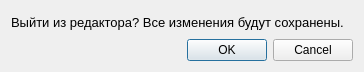
<?xml version="1.0" encoding="UTF-8"?>
<ui version="4.0">
 <class>Dialog</class>
 <widget class="QDialog" name="Dialog">
  <property name="geometry">
   <rect>
    <x>0</x>
    <y>0</y>
    <width>364</width>
    <height>72</height>
   </rect>
  </property>
  <property name="windowTitle">
   <string>Выход из редактора</string>
  </property>
  <layout class="QVBoxLayout" name="verticalLayout">
   <item>
    <widget class="QLabel" name="label">
     <property name="font">
      <font>
       <pointsize>10</pointsize>
      </font>
     </property>
     <property name="text">
      <string>Выйти из редактора? Все изменения будут сохранены.</string>
     </property>
    </widget>
   </item>
   <item>
    <widget class="QDialogButtonBox" name="buttonBox">
     <property name="orientation">
      <enum>Qt::Horizontal</enum>
     </property>
     <property name="standardButtons">
      <set>QDialogButtonBox::Cancel|QDialogButtonBox::Ok</set>
     </property>
    </widget>
   </item>
  </layout>
 </widget>
 <resources/>
 <connections>
  <connection>
   <sender>buttonBox</sender>
   <signal>accepted()</signal>
   <receiver>Dialog</receiver>
   <slot>accept()</slot>
   <hints>
    <hint type="sourcelabel">
     <x>248</x>
     <y>254</y>
    </hint>
    <hint type="destinationlabel">
     <x>157</x>
     <y>274</y>
    </hint>
   </hints>
  </connection>
  <connection>
   <sender>buttonBox</sender>
   <signal>rejected()</signal>
   <receiver>Dialog</receiver>
   <slot>reject()</slot>
   <hints>
    <hint type="sourcelabel">
     <x>316</x>
     <y>260</y>
    </hint>
    <hint type="destinationlabel">
     <x>286</x>
     <y>274</y>
    </hint>
   </hints>
  </connection>
 </connections>
</ui>
